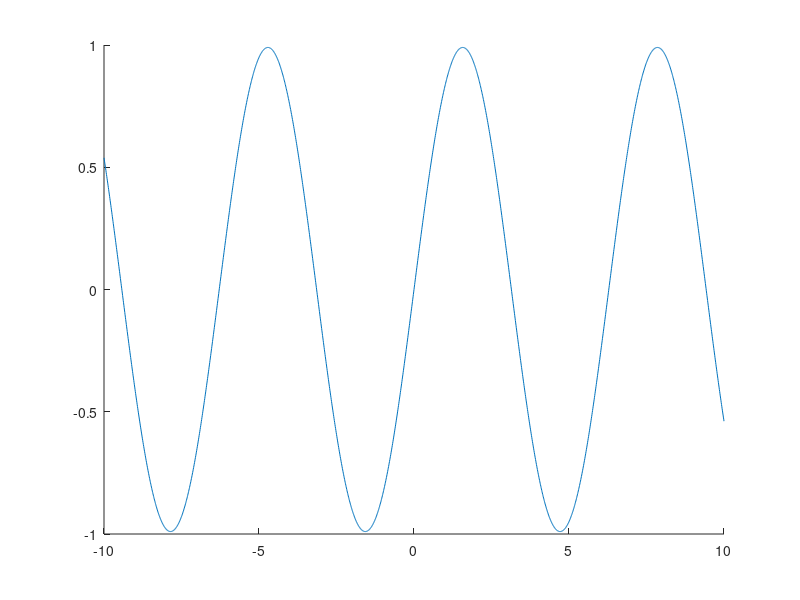

Here is the MATLAB script that generated this plot: (Note: this script raises an error after producing the figure.)
close all
clear all

tmin = -10;
tmax = 10;
tduration = tmax - tmin;

dt = 0.01;
t = tmin:dt:tmax;

x = sin(t)*0.99;

hold on
plot(t, x);
plot(t, myQuant(x, 2));

x2 = (1/2)*t.^3 + 5*t.^2 - 2*(t+10).^2 + 20;

figure


for i = 1:1:4
    
    bits = 2^i;
    
    x2q = myQuant(x2, bits);
    
    subplot(2,2,i);
    hold on
    title(sprintf( '%d bits, potenza media: %f', bits, integrale(abs(x2-x2q).^2, dt)))
    
    plot(t, x2);
    plot(t, x2q);
    plot(t, x2-x2q);

    
end

